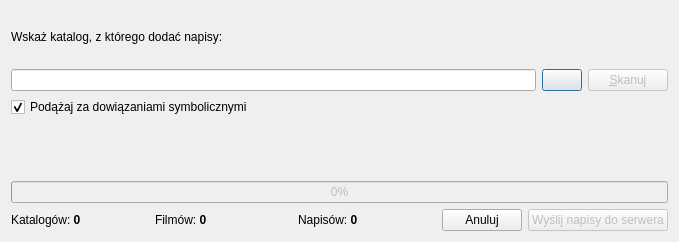
<ui version="4.0" >
 <class>frmUpload</class>
 <widget class="QDialog" name="frmUpload" >
  <property name="geometry" >
   <rect>
    <x>0</x>
    <y>0</y>
    <width>679</width>
    <height>242</height>
   </rect>
  </property>
  <property name="minimumSize" >
   <size>
    <width>540</width>
    <height>185</height>
   </size>
  </property>
  <property name="windowTitle" >
   <string>QNapi - dodawanie nowych napisów</string>
  </property>
  <property name="windowIcon" >
   <iconset resource="../res/resources.qrc" >
    <normaloff>:/icon/qnapi.png</normaloff>:/icon/qnapi.png</iconset>
  </property>
  <layout class="QGridLayout" >
   <item row="0" column="0" colspan="3" >
    <widget class="QLabel" name="lbSelectDirectory" >
     <property name="text" >
      <string>Wskaż katalog, z którego dodać napisy:</string>
     </property>
    </widget>
   </item>
   <item row="1" column="0" colspan="3" >
    <widget class="QLineEdit" name="leSelectDirectory" />
   </item>
   <item row="1" column="3" >
    <widget class="QPushButton" name="pbSelectDirectory" >
     <property name="sizePolicy" >
      <sizepolicy vsizetype="Fixed" hsizetype="Fixed" >
       <horstretch>0</horstretch>
       <verstretch>0</verstretch>
      </sizepolicy>
     </property>
     <property name="text" >
      <string/>
     </property>
     <property name="icon" >
      <iconset resource="../res/resources.qrc" >
       <normaloff>:/ui/folder.png</normaloff>:/ui/folder.png</iconset>
     </property>
    </widget>
   </item>
   <item row="1" column="4" >
    <widget class="QPushButton" name="pbScan" >
     <property name="enabled" >
      <bool>false</bool>
     </property>
     <property name="sizePolicy" >
      <sizepolicy vsizetype="Fixed" hsizetype="Fixed" >
       <horstretch>0</horstretch>
       <verstretch>0</verstretch>
      </sizepolicy>
     </property>
     <property name="text" >
      <string>&amp;Skanuj</string>
     </property>
    </widget>
   </item>
   <item row="3" column="0" colspan="5" >
    <widget class="QLabel" name="lbAction" >
     <property name="text" >
      <string/>
     </property>
    </widget>
   </item>
   <item row="4" column="0" colspan="5" >
    <widget class="QProgressBar" name="pbProgress" >
     <property name="enabled" >
      <bool>false</bool>
     </property>
     <property name="value" >
      <number>0</number>
     </property>
    </widget>
   </item>
   <item row="5" column="0" colspan="5" >
    <layout class="QHBoxLayout" >
     <item>
      <widget class="QLabel" name="lbFoldersCount" >
       <property name="text" >
        <string>Katalogów: &lt;b>0&lt;/b></string>
       </property>
      </widget>
     </item>
     <item>
      <widget class="QLabel" name="lbMoviesCount" >
       <property name="text" >
        <string>Filmów: &lt;b>0&lt;/b></string>
       </property>
      </widget>
     </item>
     <item>
      <widget class="QLabel" name="lbSubtitlesCount" >
       <property name="text" >
        <string>Napisów: &lt;b>0&lt;/b></string>
       </property>
      </widget>
     </item>
     <item>
      <widget class="QPushButton" name="pbCancel" >
       <property name="sizePolicy" >
        <sizepolicy vsizetype="Fixed" hsizetype="Fixed" >
         <horstretch>0</horstretch>
         <verstretch>0</verstretch>
        </sizepolicy>
       </property>
       <property name="text" >
        <string>Anuluj</string>
       </property>
      </widget>
     </item>
     <item>
      <widget class="QPushButton" name="pbUpload" >
       <property name="enabled" >
        <bool>false</bool>
       </property>
       <property name="sizePolicy" >
        <sizepolicy vsizetype="Fixed" hsizetype="Fixed" >
         <horstretch>0</horstretch>
         <verstretch>0</verstretch>
        </sizepolicy>
       </property>
       <property name="text" >
        <string>Wyślij napisy do serwera</string>
       </property>
      </widget>
     </item>
    </layout>
   </item>
   <item row="2" column="0" colspan="3" >
    <widget class="QCheckBox" name="cbFollowSymLinks" >
     <property name="text" >
      <string>Podążaj za dowiązaniami symbolicznymi</string>
     </property>
     <property name="checked" >
      <bool>true</bool>
     </property>
    </widget>
   </item>
  </layout>
 </widget>
 <resources>
  <include location="../res/resources.qrc" />
 </resources>
 <connections>
  <connection>
   <sender>pbCancel</sender>
   <signal>clicked()</signal>
   <receiver>frmUpload</receiver>
   <slot>close()</slot>
   <hints>
    <hint type="sourcelabel" >
     <x>321</x>
     <y>152</y>
    </hint>
    <hint type="destinationlabel" >
     <x>267</x>
     <y>86</y>
    </hint>
   </hints>
  </connection>
 </connections>
</ui>
